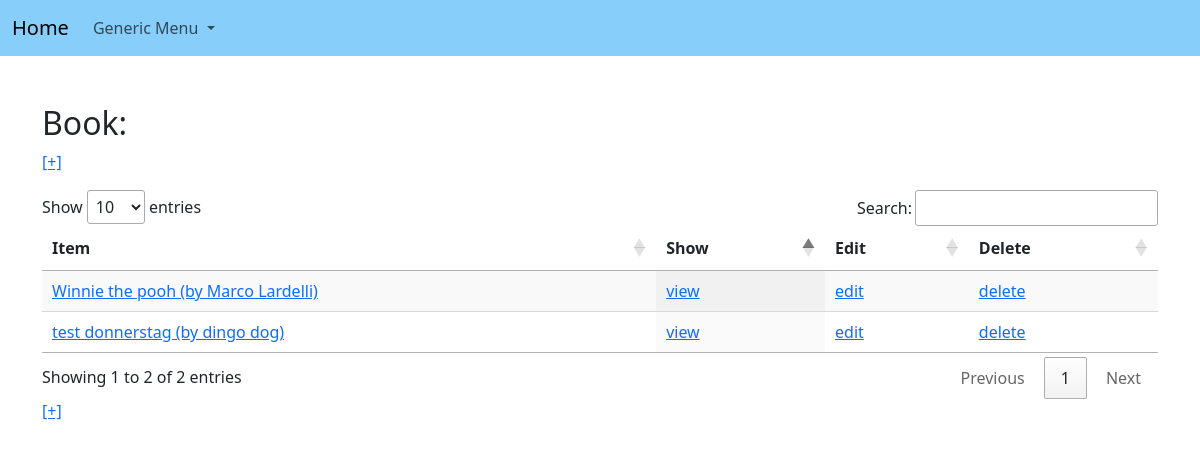
/book/ (signed in), run on an earlier commit of the app's database.
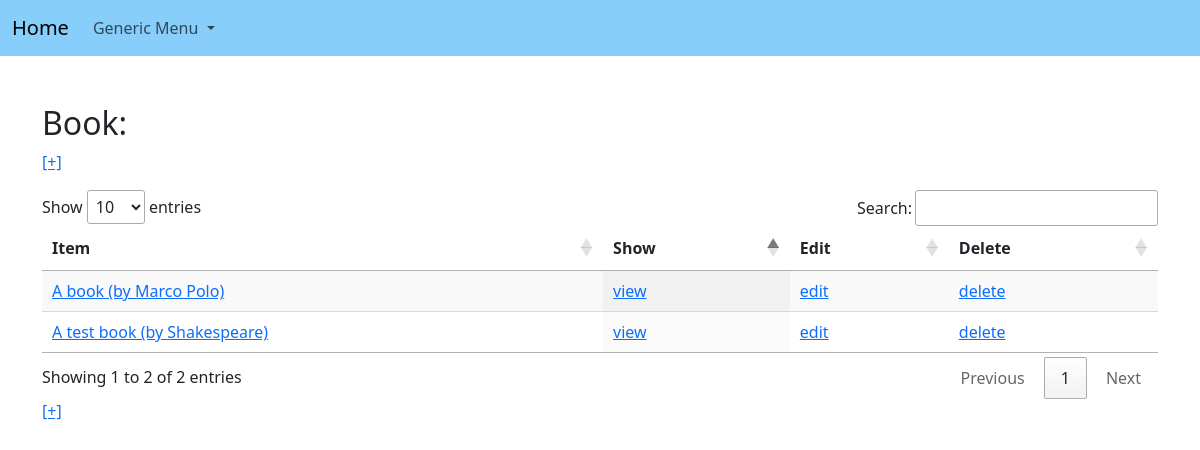
And on a later commit of the database.
### demo/models.py (models this page shows, shortened)
class GenericBase(models.Model):
    created_at = models.DateTimeField(auto_now_add=True)
    updated_at = models.DateTimeField(auto_now=True)
    HAS_VIEW_URL = False # generate no link to view object by default
    NAME = "Please overwrite the NAME property of all generic classes!"
    class Meta:
        abstract=True # Set this model as Abstract

class Book(GenericBase):
    NAME = "Book"
    HAS_VIEW_URL = True  # this one needs a view url (which is included into the list view)
    name = models.CharField(max_length=100, verbose_name="Book title")
    description = models.CharField(max_length=500, verbose_name="Description")
    author = models.ForeignKey(Author,on_delete=models.CASCADE)
    publisher = models.ForeignKey(Publisher,on_delete=models.CASCADE)
    def __str__(self):
        return self.name+" (by "+self.author.name+")"

class Author(GenericBase):
    NAME = "Author"
    name = models.CharField(max_length=100, verbose_name="First, second name")
    date_of_birth = models.DateField(verbose_name="Birth date")

### demo/views.py (the view)
class GenericList(PermissionRequiredMixin,ListView):
    template_name = "generic_list.html"
    def dispatch(self, *args, **kwargs):
        self.model = self.kwargs.get('model','')
        self.model_name = self.model.__name__.lower()
        self.form_class = self.kwargs.get('form_class','')
        self.permission_required = 'stock.view_'+self.model_name
        self.success_url = reverse_lazy(self.model_name+"-list")
        return super(GenericList, self).dispatch(*args, **kwargs)
    def get_context_data(self, **kwargs):
        data = super(GenericList, self).get_context_data(**kwargs)
        data['NAME']=self.model.NAME
        data['AddURL']=self.model_name+"-add"
        data['UpdateURL']=self.model_name+"-update"
        data['DeleteURL']=self.model_name+"-delete"
        if hasattr(self.model, 'HAS_VIEW_URL') and self.model.HAS_VIEW_URL:
            data['ViewURL']=self.model_name+"-view"
        else:
            data['ViewURL']=False
        data['CanAdd']=self.request.user.has_perm('stock.add_'+self.model_name)
        data['CanEdit']=self.request.user.has_perm('stock.change_'+self.model_name)
        data['CanDelete']=self.request.user.has_perm('stock.delete_'+self.model_name)
        data['NAV_LINKS'] = get_navigation_links()
        return data

### demo/views.py (called while the page is built)
def get_navigation_links():
    return [ {'name': cl.NAME, 'url': cl.__name__.lower()+'-list'} for cl in GENERIC_CLASSES]

### demo/templates/generic_list.html (shortened to what this page needs)
{% extends "base.html" %}
{% block content %}
    <h2>{{ NAME }}: </h2>
    <div>
        {% if CanAdd %}
        <p>
            <a href="{% url AddURL %}">[+]</a>
        </p>
        {% endif %}
      <table id="list" class="display" style="width:100%">
        <thead>
            <tr>
                <th>Item</th>
                {% if ViewURL %}<th>Show</th>{% endif %}
                {% if CanEdit %}<th>Edit</th>{% endif %}
                {% if CanDelete %}<th>Delete</th>{% endif %}
            </tr>
        </thead>
            {% for object in object_list %}
                <tr>
                  <td>{% if CanEdit %}<a href="{% url UpdateURL object.pk %}">{{ object }}</a>{% else %}{{ object }}{% endif %}
                  </td>
                  {% if ViewURL %}<td><a href="{% url ViewURL object.pk %}">view</a></td>{% endif %}
                  {% if CanEdit %}<td><a href="{% url UpdateURL object.pk %}">edit</a></td>{% endif %}
                  {% if CanDelete %}<td><a href="{% url DeleteURL object.pk %}">delete</a></td>{% endif %}
                </tr>
            {% empty %}
                <tr>No items yet</tr>
            {% endfor %}
        </table>
        {% if CanAdd %}
        <p>
            <a href="{% url AddURL %}">[+]</a>
        </p>
        {% endif %}
    </div>
{% endblock %}

### demo/templates/base.html (shortened to what this page needs)
<!doctype html>
<html lang="en">
<head>
    <link href="https://cdn.jsdelivr.net/npm/bootstrap@5.3.2/dist/css/bootstrap.min.css" rel="stylesheet">
    <link rel="stylesheet" href="https:////code.jquery.com/ui/1.12.1/themes/base/jquery-ui.css">
    <link rel="stylesheet" href="https://cdn.datatables.net/1.10.21/css/jquery.dataTables.min.css">
</head>
<body>
  <nav class="navbar navbar-expand-lg" style="background-color:lightskyblue;">
    <div class="container-fluid">
    <a class="navbar-brand" href="/">Home</a>
    <div class="collapse navbar-collapse" id="navbarSupportedContent">
      <ul class="navbar-nav me-auto mb-2 mb-lg-0">
        <li class="nav-item dropdown">
          <a class="nav-link dropdown-toggle" href="#" id="navbarDropdown3" role="button" data-bs-toggle="dropdown" aria-expanded="false">
            Generic Menu
          </a>
        </li>
      </ul>
    </div>
    </div>
  </nav>
<br>
<br>
<div id="content" class="container">
    <div class="md-col-10">
        {% block content %}{% endblock %}
    </div>
</div>
</body>
</html>

What changed in the data, as far as the page shows it:
changed Book: name+author "Winnie the pooh (by Marco Lardelli)" → "A book (by Marco Polo)"
changed Book: name+author "test donnerstag (by dingo dog)" → "A test book (by Shakespeare)"
